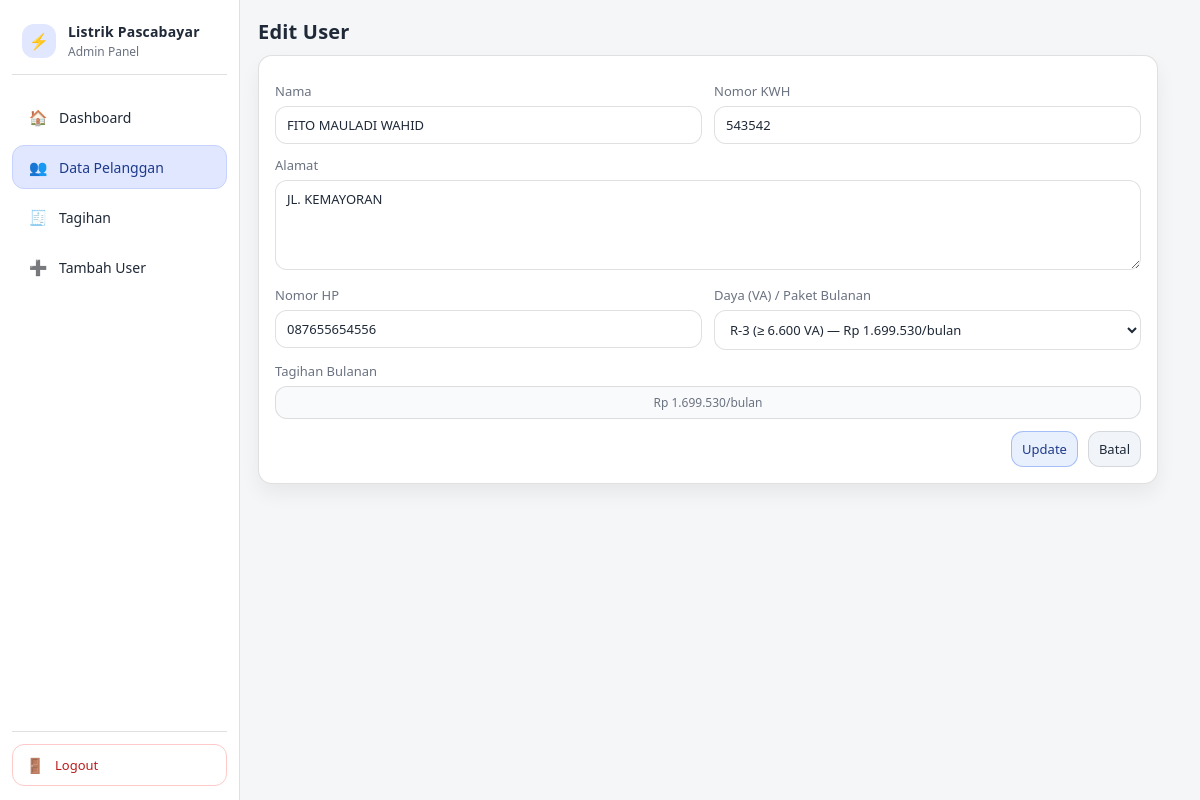
Screenshot of /users/edit.php?id=4 (signed in) with the database file from the repository.
### tables this page shows
CREATE TABLE `users` (
  `id` int(11) NOT NULL,
  `nama` varchar(100) NOT NULL,
  `nomor_kwh` varchar(30) NOT NULL,
  `alamat` text NOT NULL,
  `voltase` int(11) NOT NULL,
  `no_hp` varchar(13) NOT NULL,
  `created_at` timestamp NOT NULL DEFAULT current_timestamp(),
  `status` enum('BELUM LUNAS','LUNAS') NOT NULL DEFAULT 'BELUM LUNAS',
  `daya_va` int(11) NOT NULL DEFAULT 900,
  `tarif_per_kwh` decimal(10,2) NOT NULL DEFAULT 1352.00,
  `kwh` int(11) NOT NULL DEFAULT 0,
  `tagihan_bulanan` int(11) NOT NULL DEFAULT 452986
);

### users/edit.php (the view, shortened to what this page needs)
<?php
require __DIR__ . "/../partials/header.php";
require __DIR__ . "/../partials/sidebar.php";
require __DIR__ . "/../config.php";
$paket = [
  900  => 452986,
  1300 => 800700,
  2200 => 800700,
  3500 => 1299530,
  5500 => 1299530,
  6600 => 1699530,
];
function rupiah($n){
  return "Rp " . number_format((int)$n, 0, ',', '.');
}
$id = (int)($_GET['id'] ?? 0);
$stmt = $pdo->prepare("SELECT * FROM users WHERE id=?");
$stmt->execute([$id]);
$u = $stmt->fetch();
$valNama   = $_POST['nama'] ?? $u['nama'];
$valKwhNo  = $_POST['nomor_kwh'] ?? $u['nomor_kwh'];
$valAlamat = $_POST['alamat'] ?? $u['alamat'];
$valNoHp   = $_POST['no_hp'] ?? ($u['no_hp'] ?? '');
$valDaya   = (int)($_POST['daya_va'] ?? ($u['daya_va'] ?? 900));
$valBill   = (int)($paket[$valDaya] ?? ($u['tagihan_bulanan'] ?? 452986));
?>
<main class="content">
  <h2>Edit User</h2>
  <div class="form-card">
    <form method="post" autocomplete="off">
      <div class="form-grid">
        <div class="field">
          <label>Nama</label>
          <input type="text" name="nama" value="<?= htmlspecialchars($valNama) ?>">
        </div>
        <div class="field">
          <label>Nomor KWH</label>
          <input type="text" name="nomor_kwh" value="<?= htmlspecialchars($valKwhNo) ?>">
        </div>
        <div class="field span-2">
          <label>Alamat</label>
          <textarea name="alamat"><?= htmlspecialchars($valAlamat) ?></textarea>
        </div>
        <div class="field">
          <label>Nomor HP</label>
          <input type="text" name="no_hp" value="<?= htmlspecialchars($valNoHp) ?>">
        </div>
        <div class="field">
          <label>Daya (VA) / Paket Bulanan</label>
          <select name="daya_va" id="daya_va">
            <option value="6600" <?= $valDaya>=6600 ? 'selected' : '' ?>>R-3 (≥ 6.600 VA) — <?= rupiah(1699530) ?>/bulan</option>
          </select>
        </div>
        <div class="field span-2">
          <label>Tagihan Bulanan</label>
          <div class="tarif-pill" id="billInfo"><?= rupiah($valBill) ?>/bulan</div>
        </div>
      </div>
      <div class="form-actions">
        <button class="btn primary" type="submit">Update</button>
        <a class="btn" href="index.php">Batal</a>
      </div>
    </form>
  </div>
</main>
</div></body></html>

### assets/style.css (style rules this page uses)
:root { --bg:#f4f6f8; --panel:#ffffff; --card:#ffffff; --text:#1f2937; --muted:#6b7280; --line:rgba(0,0,0,.12); --primary:#2563eb; --primary-2:#1d4ed8; --danger:#dc2626; --radius:14px; --radius-lg:18px; --shadow: 0 14px 30px rgba(0,0,0,.08); --shadow-soft: 0 10px 20px rgba(0,0,0,.06); }
* { box-sizing:border-box; font-family:system-ui,Segoe UI,Arial; }
html,body { height:100%; }
body { margin:0; background:var(--bg); color:var(--text); font-size:14px; }
a { color:inherit; text-decoration:none; }
.content { margin-left:240px; padding:18px; flex:1; }
h2 { margin:0 0 10px; letter-spacing:.2px; font-size:20px; font-weight:900; }
.btn { display:inline-flex; align-items:center; justify-content:center; gap:8px; padding:8px 10px; border-radius:12px; border:1px solid var(--line); background:#f1f5f9; cursor:pointer; color:var(--text); font-size:13px; transition:.15s ease; }
.btn.primary { background:rgba(37,99,235,.10); border-color:rgba(37,99,235,.35); color:#1e3a8a; }
.form-card { width:min(900px, 100%); border:1px solid var(--line); border-radius:var(--radius); background:var(--card); padding:16px; box-shadow: var(--shadow-soft); }
.form-grid { display:grid; grid-template-columns: repeat(2, minmax(0, 1fr)); gap:12px; margin-top:10px; }
.field label { display:block; font-size:13px; color:var(--muted); margin-bottom:6px; }
.field input, .field select, .field textarea { width:100%; padding:9px 11px; border-radius:12px; border:1px solid var(--line); background:#fff; color:var(--text); outline:none; font-size:13px; }
.field textarea { min-height:90px; resize:vertical; }
.span-2 { grid-column: 1 / -1; }
.form-actions { display:flex; justify-content:flex-end; gap:10px; margin-top:12px; flex-wrap:wrap; }
.tarif-pill { padding:7px 9px; border:1px solid var(--line); border-radius:12px; background:#f9fafb; font-size:12px; color:var(--muted); min-width:220px; text-align:center; }

### rows the page displays
users: nama "FITO MAULADI WAHID", nomor_kwh "543542", alamat "JL. KEMAYORAN", no_hp "087655654556", daya_va "R-3 (≥ 6.600 VA) — Rp 1.699.530/bulan"
